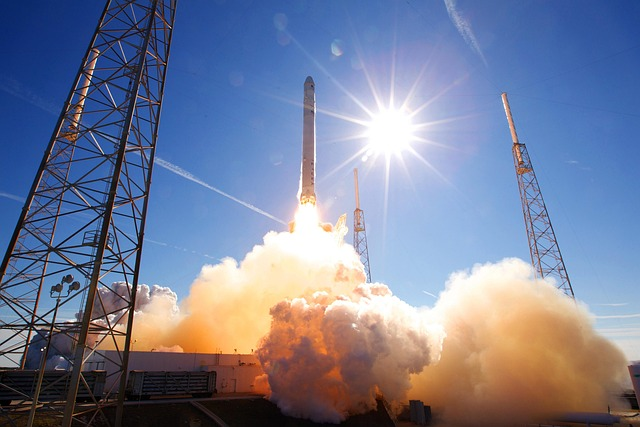
#> input picture ch20/opencv/sample.jpg, 640 x 427 px, found by its file name
$ python opencv_DetectEdge.py
#> lines starting #> are read from the running program, lines starting #| are printed output that depends on the picture; after the words box and inside, x2 and y2 are one past the last pixel; in counts of white or black regions, pixels touching at a corner belong together
# opencv_DetectEdge.py

import cv2

# 이미지 파일 읽기
image = cv2.imread(r'ch20\opencv\sample.jpg')
#> image is the input picture: shape (427, 640, 3); mean B, G, R 151.6, 126.1, 118.5

gray =cv2.cvtColor(image,cv2.COLOR_BGR2GRAY)
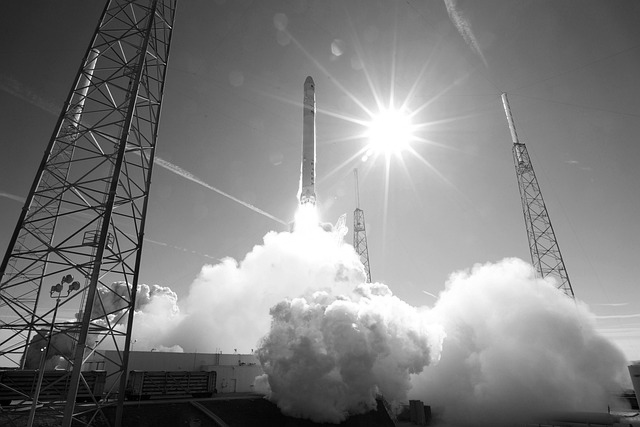
#> gray: shape (427, 640); min 0, max 255, mean 126.7

edges = cv2.Canny(gray,
          threshold1=50,
          threshold2=100)
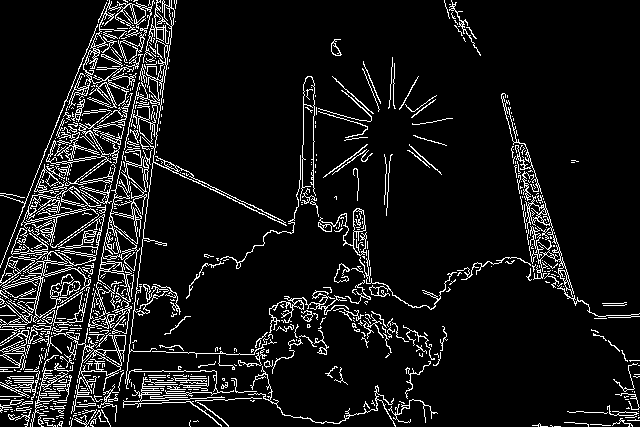
#> edges: shape (427, 640); 8.9% white in thin lines or dots

# 이미지 창에 표시
cv2.imshow('Edge detected Image', edges)
cv2.waitKey(0)      # 0 : 무한대기
cv2.destroyAllWindows()

$ run again, with ch20/opencv/people.jpg copied over ch20/opencv/sample.jpg
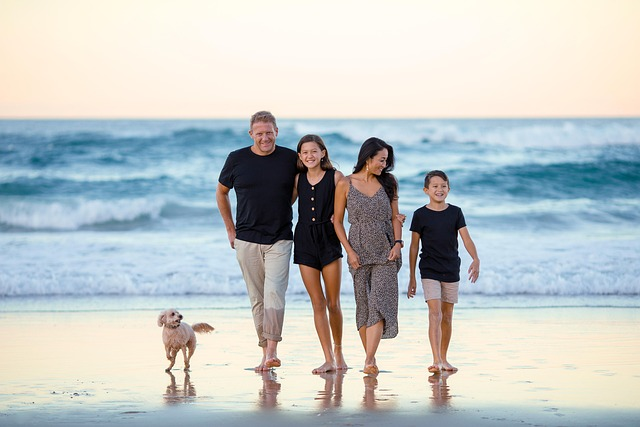
#> input picture ch20/opencv/people.jpg, 640 x 427 px, found by its file name
#> image is the input picture: shape (427, 640, 3); mean B, G, R 196.7, 197.3, 191.9
#> `gray =cv2.cvtColor(image,cv2.COLOR_BGR2GRAY)`:
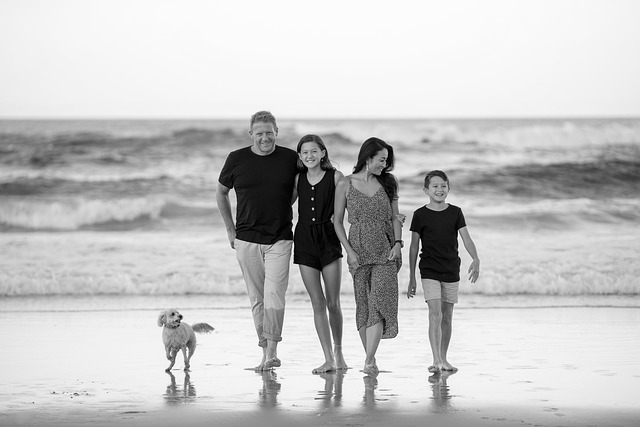
#> gray: shape (427, 640); min 0, max 254, mean 195.6
#> `edges = cv2.Canny(gray, threshold1=50, threshold2=100)`:
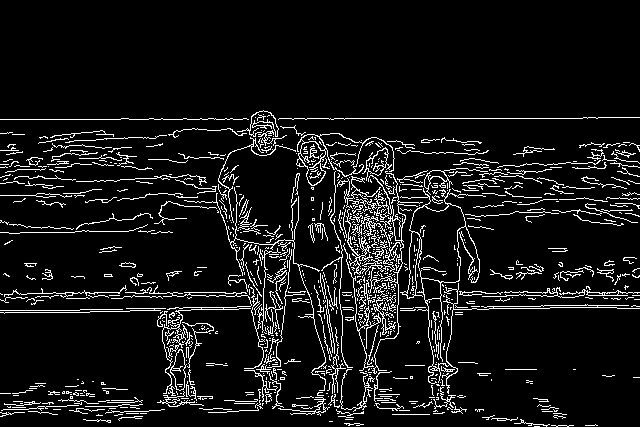
#> edges: shape (427, 640); 8.3% white in thin lines or dots, all inside (x1, y1, x2, y2) = (0, 110, 640, 427)
